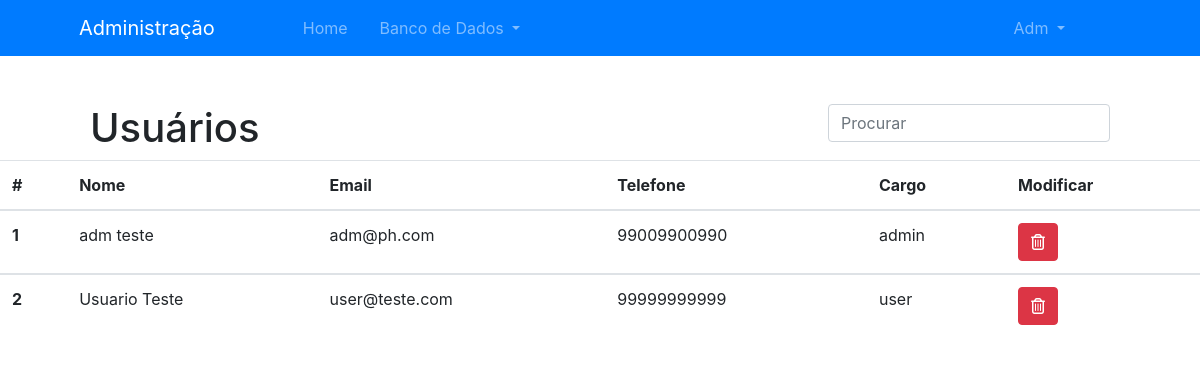
Before: /admin/usuarios (signed in) with the older database file.
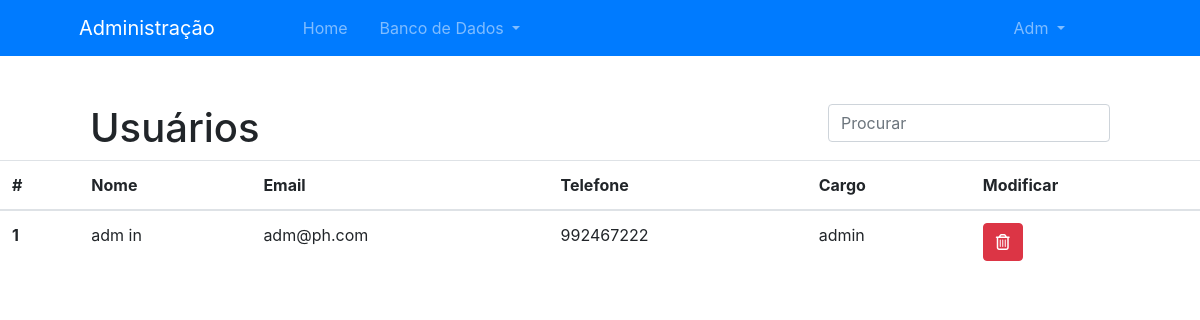
After: the same page with the newer database file.
### models.py (models this page shows, shortened)
class User(UserMixin, db.Model):
    id = db.Column(db.Integer, primary_key=True)
    role = db.Column(db.Enum("user", "admin"), nullable=False, default='user')  # Role of the user, limits the access to certain pages
    name = db.Column(db.String(100), nullable=False)
    surname = db.Column(db.String(100), nullable=False)
    email = db.Column(db.String(100), unique=True, nullable=False)
    phone = db.Column(db.String(15), unique=True, nullable=False)
    password = db.Column(db.String(100), nullable=False)
    orders = db.relationship('Order', backref='order')

### views.py (the view)
@views.route('/admin/usuarios')
@login_required
def admin_users():
    if current_user.role == 'admin':
        users = User.query.all()
        return render_template('admin/users.html', users=users)
    else:
        return redirect(url_for('views.homepage'))

### __init__.py (called while the page is built)
def create_app(config_file='config.py'):
    app = Flask(__name__)
    app.config.from_pyfile(config_file)
    db.init_app(app)
    login_manager.login_view = 'auth.login'
    login_manager.init_app(app)
    from .models import User
    @login_manager.user_loader
    def load_user(user_id):
        return User.query.get(int(user_id))
    from .models import models
    app.register_blueprint(models)
    from .views import views
    app.register_blueprint(views)
    from .auth import auth
    app.register_blueprint(auth)
    return app

### templates/admin/users.html (shortened to what this page needs)
{% extends 'admin/base.html' %}
{% block page %}
    <div class="box mx-auto mt-5 mb-2 d-none d-sm-block">
        <h1 class="d-inline">Usuários</h1>
        <div class="float-right">
            <input class="form-control mr-sm-2" type="search" id="tableSearch" onkeyup="searchInTable()" placeholder="Procurar" aria-label="Search">
        </div>
    </div>
    <div class="table-responsive box mx-auto">
        <table class="table table-hover">
            <thead>
                <tr>
                    <th scope="col">#</th>
                    <th scope="col">Nome</th>
                    <th scope="col">Email</th>
                    <th scope="col">Telefone</th>
                    <th scope="col">Cargo</th>
                    <th scope="col">Modificar</th>
                </tr>
            </thead>
            {% for user in users %}
            <tbody class="searchable">
                <tr style="cursor: pointer;">
                    <th scope="row">{{ user.id }}</th>
                    <td data-href="{{ url_for('views.admin_user_detail', id=user.id) }}">{{ user.name }} {{ user.surname }}</td>
                    <td data-href="{{ url_for('views.admin_user_detail', id=user.id) }}">{{ user.email }}</td>
                    <td data-href="{{ url_for('views.admin_user_detail', id=user.id) }}">{{ user.phone }}</td>
                    <td data-href="{{ url_for('views.admin_user_detail', id=user.id) }}">{{ user.role }}</td>
                    <td>
                        <button type="button" class="btn btn-danger" data-toggle="modal" data-target="#modalDelete{{ user.id }}">
                            <i class="far fa-trash-alt"></i>
                        </button>
                    </td>
                </tr>
            </tbody>
            {% endfor %}
        </table>
    </div>
{% endblock %}

### templates/admin/base.html (shortened to what this page needs)
<!DOCTYPE html>
<html lang="pt-br">
<head>
    <link rel="stylesheet" type="text/css" href="{{ url_for('static', filename='css/admin.css') }}">
    <link rel="stylesheet" href="https://maxcdn.bootstrapcdn.com/bootstrap/4.0.0/css/bootstrap.min.css"
>
</head>
<body>
    <nav class="navbar sticky-top navbar-expand-lg bg-primary navbar-dark d-none d-sm-block">
        <div class="collapse navbar-collapse container-fluid" id="navbarNav">
            <ul class="navbar-nav">
                <a class="navbar-brand ml-5" href="{{ url_for('views.admin') }}">
                    <span>Administração</span>
                </a>
                <li class="nav-item px-3 ml-5 my-auto">
                    <a class="nav-link nav-text" href="{{ url_for('views.admin') }}">Home</a>
                </li>
                <li class="nav-item dropdown mr-5">
                    <a class="nav-link dropdown-toggle" href="#" id="navbarDropdownMenuLink" role="button" data-toggle="dropdown" aria-haspopup="true" aria-expanded="false">
                      Banco de Dados
                    </a>
                </li>
            </ul>
            <ul class="navbar-nav mr-5">
                <li class="nav-item dropdown mr-5">
                    <a class="nav-link dropdown-toggle" href="#" id="navbarDropdownMenuLink" role="button" data-toggle="dropdown" aria-haspopup="true" aria-expanded="false">
                      {{ current_user.name|capitalize }}
                    </a>
                </li>
            </ul>
        </div>
    </nav>
    {% block page %}
    {% endblock %}
</body>
</html>

### static/css/admin.css (style rules this page uses)
.box { width: 85%; }

Changed rows visible on the page:
removed User: id "2", name "Usuario", surname "Teste", email "user@teste.com", phone "99999999999", role "user"
changed User "adm": surname "teste" → "in"; phone "99009900990" → "992467222"
